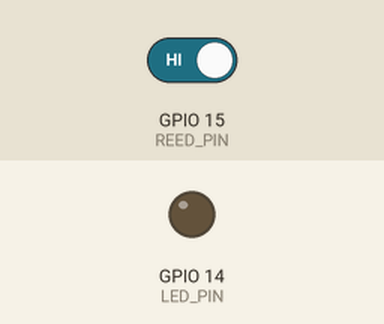
Simulated run of this sketch. Board: ESP32. On the bench: output pins drawn as LEDs (lit = HIGH). Inputs (shaded band) come from the test bench; at power-on: GPIO 15 (REED_PIN) HIGH. WiFi joins after 1.5 s; servers stay silent unless stated; what the sketch prints to the serial monitor is not drawn.

Above: at 3.9 s.
4.0 s: GPIO 15 (REED_PIN) driven LOW
At 4.8 s:
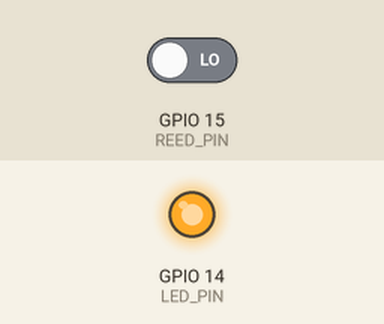
Timing chart, 0 to 7.0 s (numbered marks = the images above; inputs shaded):
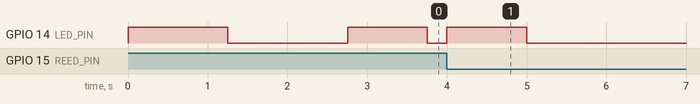

The sketch:

reed-switch-sinricpro.ino
```cpp
#define ENABLE_DEBUG

#ifdef ENABLE_DEBUG
#define DEBUG_ESP_PORT Serial
#define NODEBUG_WEBSOCKETS
#define NDEBUG
#endif

#include <Arduino.h>
#if defined(ESP8266)
#include <ESP8266WiFi.h>
#elif defined(ESP32) || defined(ARDUINO_ARCH_RP2040)
#include <WiFi.h>
#endif

#include "SinricPro.h"
#include "SinricProContactsensor.h"

typedef enum {
  LED_ON = HIGH,
  LED_OFF = LOW
} LED_State_t;

typedef enum {
    REED_CLOSED = LOW,
    REED_OPEN   = HIGH
} Reed_State_t ;

gpio_num_t const REED_PIN = GPIO_NUM_15;
gpio_num_t const LED_PIN = GPIO_NUM_14;

#define WIFI_SSID  ""
#define WIFI_PASS  ""
#define APP_KEY    ""  // Should look like "de0bxxxx-1x3x-4x3x-ax2x-5dabxxxxxxxx"
#define APP_SECRET ""  // Should look like "5f36xxxx-x3x7-4x3x-xexe-e86724a9xxxx-4c4axxxx-3x3x-x5xe-x9x3-333d65xxxxxx"
#define CONTACT_ID ""  // Should look like "5dc1564130xxxxxxxxxxxxxx"
#define BAUD_RATE 115200 // Change baudrate to your need

bool lastContactState = false;
unsigned long lastChange = 0;
LED_State_t ledState;
Reed_State_t contactState;

void led_on() {
  ledState = LED_ON;
  digitalWrite(LED_PIN, ledState);
}

void led_off() {
  ledState = LED_OFF;
  digitalWrite(LED_PIN, ledState);
}

void handleContactsensor() {
  unsigned long actualMillis = millis();
  if (actualMillis - lastChange < 250) return;
  bool contactState = digitalRead(REED_PIN); /* reads HIGHT when open */

  if (contactState != lastContactState) {
    Serial.printf("contactState is %s\r\n", contactState ? "open" : "closed");

    lastContactState = contactState;
    lastChange = actualMillis;
    SinricProContactsensor& myContact = SinricPro[CONTACT_ID];
    bool success = myContact.sendContactEvent(!contactState); /* contactState true = contact is closed, false = contact is open */
    if (!success) {
      Serial.printf("Something went wrong...could not send Event to server!\r\n");
    }

    led_on();
    delay(1000);
    led_off();
  }
}

// setup function for WiFi connection
void setupWiFi() {
  Serial.printf("\r\n[Wifi]: Connecting");

#if defined(ESP8266)
  WiFi.setSleepMode(WIFI_NONE_SLEEP);
  WiFi.setAutoReconnect(true);
#elif defined(ESP32)
  WiFi.setSleep(false);
  WiFi.setAutoReconnect(true);
#endif

  WiFi.begin(WIFI_SSID, WIFI_PASS);

  while (WiFi.status() != WL_CONNECTED) {
    Serial.printf(".");
    delay(250);
  }
  IPAddress localIP = WiFi.localIP();
  Serial.printf("connected!\r\n[WiFi]: IP-Address is %d.%d.%d.%d\r\n", localIP[0], localIP[1], localIP[2], localIP[3]);
}

// setup function for SinricPro
void setupSinricPro() {
  // add device to SinricPro
  SinricProContactsensor& myContact = SinricPro[CONTACT_ID];

  // setup SinricPro
  SinricPro.onConnected([]() {
    Serial.printf("Connected to SinricPro\r\n");
  });
  SinricPro.onDisconnected([]() {
    Serial.printf("Disconnected from SinricPro\r\n");
  });
  SinricPro.begin(APP_KEY, APP_SECRET);
}

// main setup function
void setup() {
  Serial.begin(BAUD_RATE);
  while (!Serial);
  Serial.printf("\r\n\r\n");

  pinMode(REED_PIN, INPUT_PULLUP);
  pinMode(LED_PIN, OUTPUT);

  led_on();
  delay(1250);
  led_off();

  setupWiFi();
  setupSinricPro();
}

void loop() {
  handleContactsensor();
  SinricPro.handle();
}
```

Measured:
- after the input at 4.0 s, GPIO 14 (LED_PIN): LOW → HIGH at once, → LOW 1.0 s later
